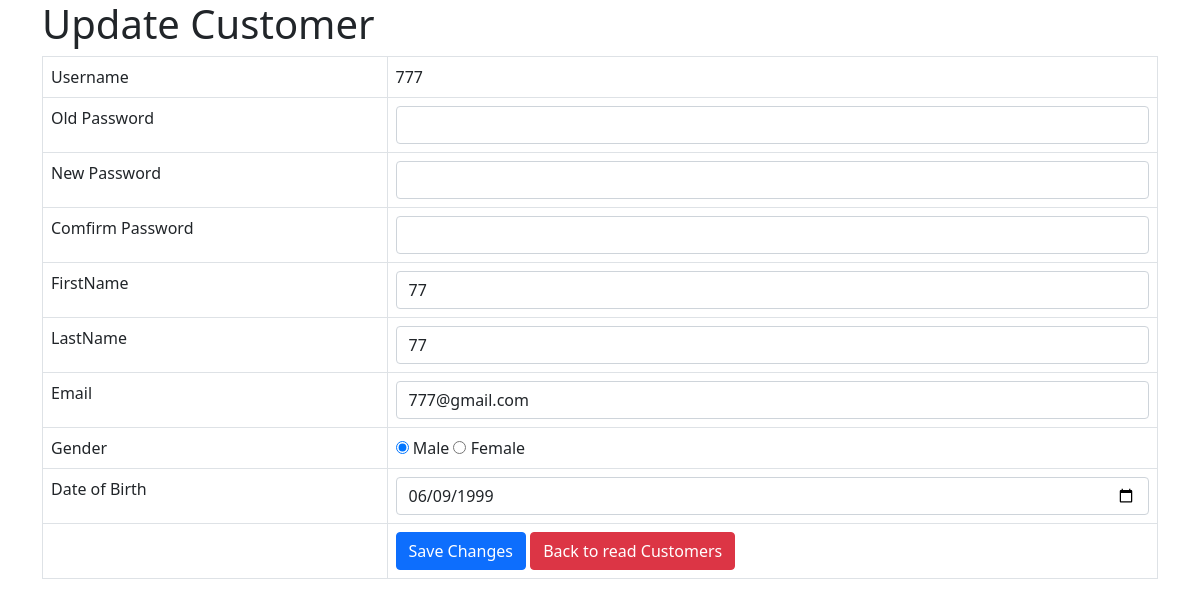
The page /eshop/update_customer.php?Username=777 (signed in) on the database its author committed.
### tables this page shows
CREATE TABLE `customers` (
  `Username` varchar(40) NOT NULL,
  `Password` varchar(100) NOT NULL,
  `FirstName` varchar(20) NOT NULL,
  `LastName` varchar(20) NOT NULL,
  `email` varchar(40) NOT NULL,
  `Gender` tinyint(1) DEFAULT NULL,
  `dob` date NOT NULL,
  `AccountStatus` tinyint(1) NOT NULL DEFAULT 1,
  `RegistrationDateTime` timestamp NOT NULL DEFAULT current_timestamp() ON UPDATE current_timestamp()
);

### eshop/update_customer.php (the view, shortened to what this page needs)
<!DOCTYPE HTML>
<html>
<head>
    <link href="https://cdn.jsdelivr.net/npm/bootstrap@5.1.3/dist/css/bootstrap.min.css" rel="stylesheet">
</head>
<body>
    <div class="container">
        <div class="page-header">
            <h1>Update Customer</h1>
        </div>
        <?php
        $Username = isset($_GET['Username']) ? $_GET['Username'] : die('ERROR: Record User not found.');
        include 'config/database.php';
        try {
            $query = "SELECT Username, Password, FirstName, LastName, email, Gender, dob FROM customers WHERE Username = ? LIMIT 0,1";
            $stmt = $con->prepare($query);
            $stmt->bindParam(1, $Username);
            $stmt->execute();
            $row = $stmt->fetch(PDO::FETCH_ASSOC);
            $FirstName = $row['FirstName'];
            $LastName = $row['LastName'];
            $email = $row['email'];
            $Gender = $row['Gender'];
            $dob = $row['dob'];
        }
        catch (PDOException $exception) {
            die('ERROR: ' . $exception->getMessage());
        }
        ?>
        <form action="<?php echo htmlspecialchars($_SERVER["PHP_SELF"] . "?Username={$Username}"); ?>" method="POST">
            <table class='table table-hover table-responsive table-bordered'>
                <tr>
                    <td>Username</td>
                    <td><?php echo htmlspecialchars($Username, ENT_QUOTES);  ?> </td>
                </tr>
                <tr>
                    <td>Old Password</td>
                    <td><input type='password' name='Password' value="" class='form-control' /></td>
                </tr>
                <tr>
                    <td>New Password</td>
                    <td><input type='password' name='new_password' value="" class='form-control' /></td>
                </tr>
                <tr>
                    <td>Comfirm Password</td>
                    <td><input type='password' name='comfirm_password' value="" class='form-control' /></td>
                </tr>
                <tr>
                    <td>FirstName</td>
                    <td><input type='text' name='FirstName' value="<?php echo htmlspecialchars($FirstName, ENT_QUOTES);  ?>" class='form-control' /></td>
                </tr>
                <tr>
                    <td>LastName</td>
                    <td><input type='text' name='LastName' value="<?php echo htmlspecialchars($LastName, ENT_QUOTES);  ?>" class='form-control' /></td>
                </tr>
                <tr>
                    <td>Email</td>
                    <td><input type='text' name='email' value="<?php echo htmlspecialchars($email, ENT_QUOTES);  ?>" class='form-control' /></td>
                </tr>
                <tr>
                    <td>Gender</td>
                    <td><input type='radio' id='Male' name='Gender' value='1' <?php if (isset($Gender) && $Gender == "1") echo "checked" ?> />
                        <label for='Male'>Male</label>
                        <input type='radio' id='Female' name='Gender' value='0' <?php if (isset($Gender) && $Gender == "0") echo "checked" ?> />
                        <label for='Female'>Female</label>
                </tr>
                <tr>
                    <td>Date of Birth</td>
                    <td><input type='date' name='dob' value="<?php echo htmlspecialchars($dob, ENT_QUOTES);  ?>" class='form-control' /></td>
                </tr>
                <tr>
                    <td></td>
                    <td>
                        <input type='submit' value='Save Changes' class='btn btn-primary' />
                        <a href='readCustomers.php' class='btn btn-danger'>Back to read Customers</a>
                    </td>
                </tr>
            </table>
        </form>
    </div>
</body>
</html>

### rows shown on the page
customers: FirstName "77", LastName "77", email "777@gmail.com", Gender "☑ Male", Gender "☐ Female", dob "06/09/1999"

### other values the page prints
$Username "777"
